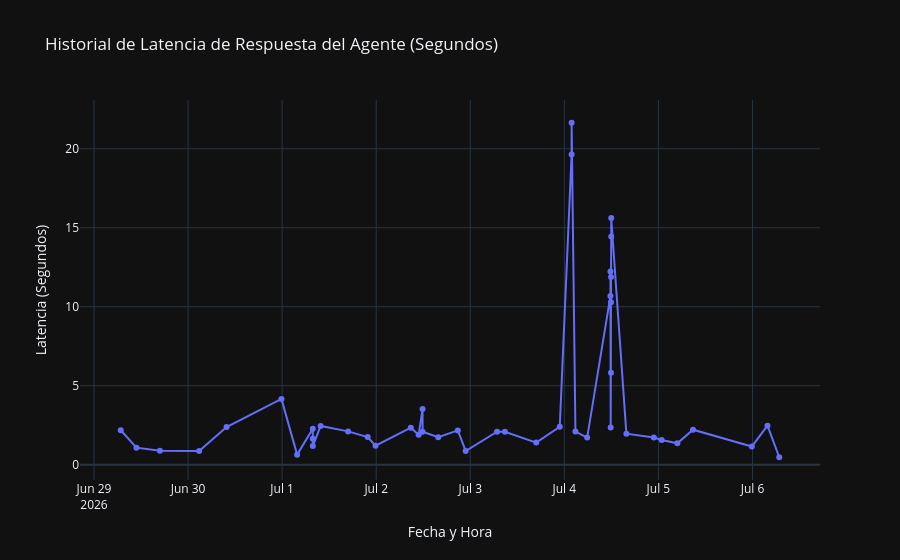
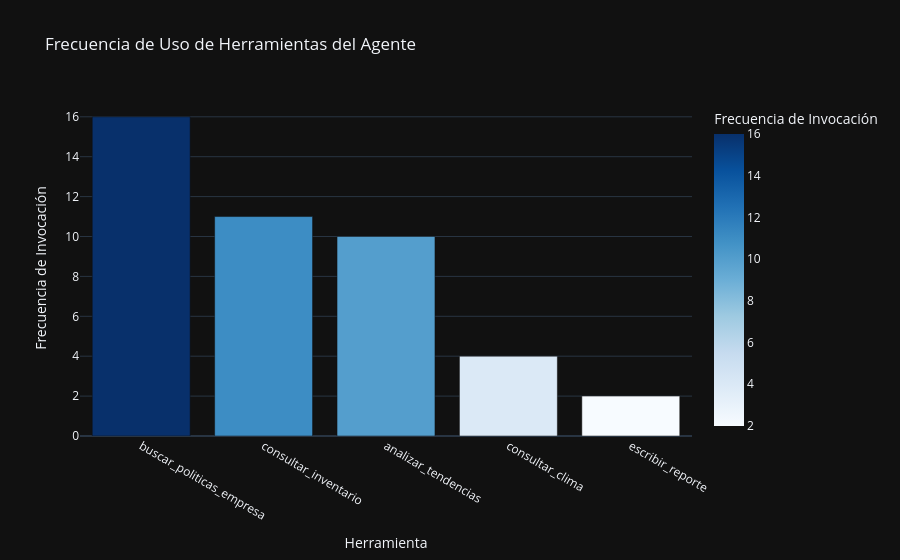

The code cell stored with these charts, in order, in its notebook:
### Markdown cell above
---
## 9. Visualizaciones Analíticas
Para cumplir con el requerimiento de análisis visual y gráficos interactivos, generamos gráficos inline directamente en el notebook usando Plotly:
1. **Histograma de distribución de latencia:** Para identificar percentiles y lentitudes inusuales.
2. **Frecuencia de uso de herramientas:** Para ver cuáles herramientas son las más solicitadas por el agente.

### Code cell
import plotly.express as px
import plotly.graph_objects as go

# 1. Gráfico de Historial de Latencias a lo largo del tiempo
fig_latencia = px.line(
    df_logs.sort_values(by='timestamp'), 
    x='timestamp', 
    y='latency_sec', 
    title='Historial de Latencia de Respuesta del Agente (Segundos)',
    labels={'timestamp': 'Fecha y Hora', 'latency_sec': 'Latencia (Segundos)'},
    markers=True
)
fig_latencia.update_layout(template='plotly_dark')
fig_latencia.show()

# 2. Gráfico de Frecuencia de Uso de Herramientas
# Explotar la columna de herramientas usadas
all_tools = []
for tools_list in df_logs['tools_used'].dropna():
    all_tools.extend(tools_list)

df_tools = pd.DataFrame(all_tools, columns=['tool'])
df_tools_count = df_tools.value_counts().reset_index(name='count')

fig_tools = px.bar(
    df_tools_count, 
    x='tool', 
    y='count', 
    title='Frecuencia de Uso de Herramientas del Agente',
    labels={'tool': 'Herramienta', 'count': 'Frecuencia de Invocación'},
    color='count',
    color_continuous_scale='Blues'
)
fig_tools.update_layout(template='plotly_dark')
fig_tools.show()

### Figure 1 — Plotly figure (JSON) as saved in the notebook; plotly's stock layout.template omitted (floating-point values rounded to 4 significant figures)
{"data": [{"hovertemplate": "Fecha y Hora=%{x}<br>Latencia (Segundos)=%{y}<extra></extra>", "legendgroup": "", "line": {"color": "#636efa", "dash": "solid"}, "marker": {"symbol": "circle"}, "mode": "lines+markers", "name": "", "orientation": "v", "showlegend": false, "type": "scatter", "x": ["2026-06-29T06:49:32.172574", "2026-06-29T10:49:32.172574", "2026-06-29T16:49:32.172574", "2026-06-30T02:49:32.172574", "2026-06-30T09:49:32.172574", "2026-06-30T23:49:32.172574", "2026-07-01T03:49:32.172574", "2026-07-01T07:49:32.172574", "2026-07-01T07:49:32.172574", "2026-07-01T07:49:32.172574", "2026-07-01T09:49:32.172574", "2026-07-01T16:49:32.172574", "2026-07-01T21:49:32.172574", "2026-07-01T23:49:32.172574", "2026-07-02T08:49:32.172574", "2026-07-02T10:49:32.172574", "2026-07-02T11:49:32.172574", "2026-07-02T11:49:32.172574", "2026-07-02T15:49:32.172574", "2026-07-02T20:49:32.172574", "2026-07-02T22:49:32.172574", "2026-07-03T06:49:32.172574", "2026-07-03T08:49:32.172574", "2026-07-03T16:49:32.172574", "2026-07-03T22:49:32.172574", "2026-07-04T01:51:09.062298", "2026-07-04T01:51:11.073957", "2026-07-04T02:49:32.172574", "2026-07-04T05:49:32.172574", "2026-07-04T11:45:46.834945", "2026-07-04T11:45:48.387271", "2026-07-04T11:49:31.819692", "2026-07-04T11:53:45.241768", "2026-07-04T11:54:05.855833", "2026-07-04T11:54:07.456163", "2026-07-04T11:57:42.950463", "2026-07-04T11:57:44.122224", "2026-07-04T15:49:32.172574", "2026-07-04T22:49:32.172574", "2026-07-05T00:49:32.172574", "2026-07-05T04:49:32.172574", "2026-07-05T08:49:32.172574", "2026-07-05T23:49:32.172574", "2026-07-06T03:49:32.172574", "2026-07-06T06:49:32.172574"], "xaxis": "x", "y": [2.18, 1.078, 0.882, 0.873, 2.384, 4.16, 0.636, 2.272, 1.641, 1.177, 2.452, 2.108, 1.752, 1.204, 2.34, 1.89, 3.526, 2.086, 1.743, 2.171, 0.868, 2.084, 2.081, 1.398, 2.404, 19.64, 21.65, 2.098, 1.718, 10.69, 12.24, 2.353, 5.814, 10.28, 11.88, 14.45, 15.62, 1.964, 1.716, 1.559, 1.351, 2.215, 1.151, 2.471, 0.471], "yaxis": "y"}], "layout": {"legend": {"tracegroupgap": 0}, "title": {"text": "Historial de Latencia de Respuesta del Agente (Segundos)"}, "xaxis": {"anchor": "y", "domain": [0, 1], "title": {"text": "Fecha y Hora"}}, "yaxis": {"anchor": "x", "domain": [0, 1], "title": {"text": "Latencia (Segundos)"}}}}

### Figure 2 — Plotly figure (JSON) as saved in the notebook; plotly's stock layout.template omitted (floating-point values rounded to 4 significant figures)
{"data": [{"hovertemplate": "Herramienta=%{x}<br>Frecuencia de Invocación=%{marker.color}<extra></extra>", "legendgroup": "", "marker": {"color": [16, 11, 10, 4, 2], "coloraxis": "coloraxis", "pattern": {"shape": ""}}, "name": "", "orientation": "v", "showlegend": false, "textposition": "auto", "type": "bar", "x": ["buscar_politicas_empresa", "consultar_inventario", "analizar_tendencias", "consultar_clima", "escribir_reporte"], "xaxis": "x", "y": [16, 11, 10, 4, 2], "yaxis": "y"}], "layout": {"barmode": "relative", "coloraxis": {"autocolorscale": false, "colorbar": {"title": {"text": "Frecuencia de Invocación"}}, "colorscale": [[0, "rgb(247,251,255)"], [0.125, "rgb(222,235,247)"], [0.25, "rgb(198,219,239)"], [0.375, "rgb(158,202,225)"], [0.5, "rgb(107,174,214)"], [0.625, "rgb(66,146,198)"], [0.75, "rgb(33,113,181)"], [0.875, "rgb(8,81,156)"], [1, "rgb(8,48,107)"]]}, "legend": {"tracegroupgap": 0}, "title": {"text": "Frecuencia de Uso de Herramientas del Agente"}, "xaxis": {"anchor": "y", "domain": [0, 1], "title": {"text": "Herramienta"}}, "yaxis": {"anchor": "x", "domain": [0, 1], "title": {"text": "Frecuencia de Invocación"}}}}
